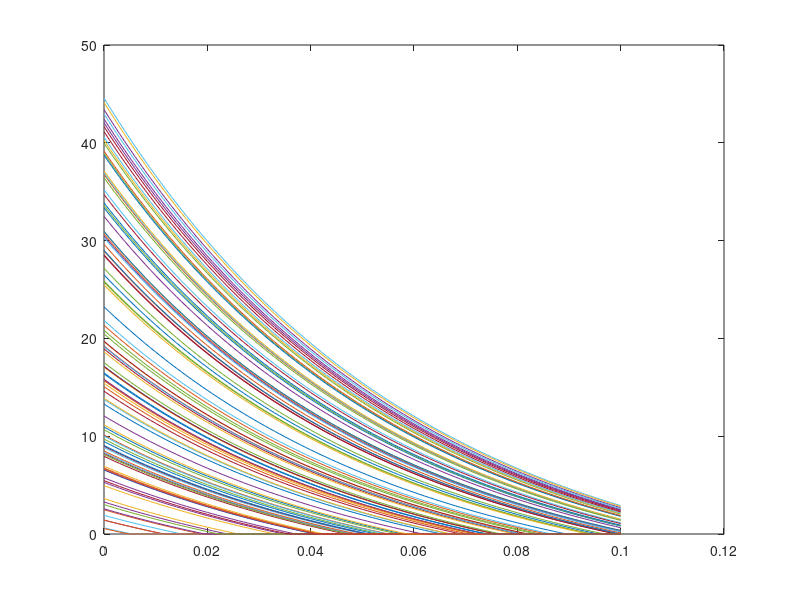
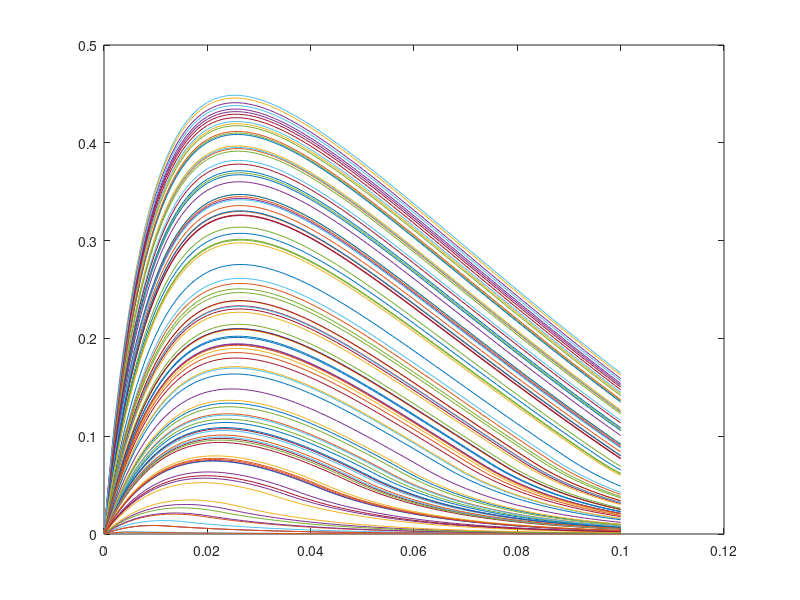
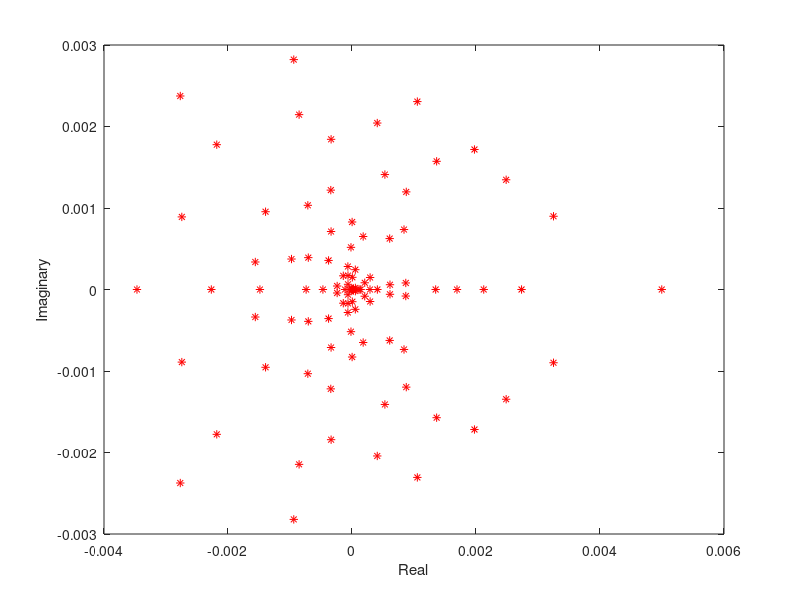
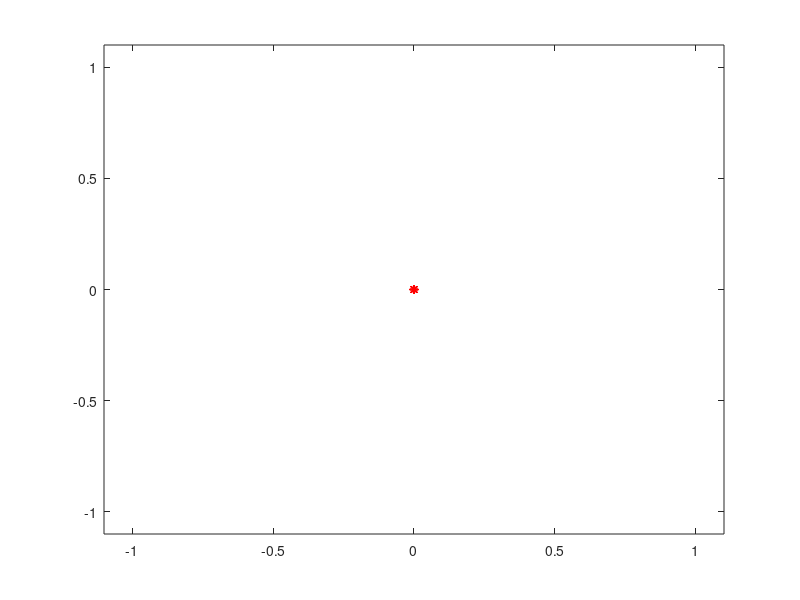

MATLAB code to generate these figures, in order:

function [re_o, Rates, UE, XE] = SteadyStateDynamic

% Parameters:
N = 100; % network size;
tau_d = 0.200; %Synaptic depression time constant
tau_f = 0.150; %Synaptic facilitation time constant
U = zeros(1,N) + 0.20; %Maximum faciliation parameter
U = diag(U);
   
%Initializations
Re = 45*rand(N,1); %Initial Rates
ue = zeros(N,1); %Initial synaptic depression variables 
xe = zeros(N,1) + 1; %Initial synaptic faciliation variables

%External Input in HZ as in previous static code
S_t = zeros(N,1);
S_t(5) = 2;
So = 10; 
Input = zeros(N,N) + So;
Input(:,1) = Input(:,1) + S_t;
Sigma = zeros(N,N) + randn(N,N)+200;
V = eye(N);

%Connectivity
meanw = 0; 
variancew = 4;
d = 0.10;
W  = sprandn (N,N,d)*(variancew^1/2) + meanw;
We = zeros(N,N) + W/N;

%Training
dt =   0.001; 
trainTime = size(Input,1);
L = trainTime;
Rates = zeros(N,L);  % complete state history
size(trainTime)
t(1) = 0;
Re(:,1) = Re;
ue(:,1) = ue;
xe(:,1) = xe;

for n = 1:trainTime
 
   tau_m = 0.060;
   alpha = 1/tau_m; 
    alpha_ue = 1/tau_f; 
     alpha_xe = 1/tau_d;


 % Synaptic variables multiply the weight matrix to form the effective
 % connectivity matrix
   Ds = (ue(:,n).*xe(:,n)); 
   Ds = diag(Ds);
   
 % Network activation
  
 h(:,n) = We*Ds*Re(:,n) + V*Input (:,n) + Sigma(:,n);
% h(:,n) = sigmf(h(:,n),[2 4]);
 
 %Rate Dynamics

    t(n+1) = t(n) + dt;
    Re(:,n+1) = Re(:,n) - dt*(alpha*(Re(:,n)+h(:,n)*sqrt(dt)));  
    Re(Re < 0) = 0; 
    
    
  %Synaptic Dynamics - Short term depression  
    ue(:,n+1) = ue(:,n) + dt*alpha_ue*((- ue(:,n)/tau_f) + U*(1 - ue(:,n)).*Re(:,n));
    ue(ue < 0) = 0;
    
   %Short term facilitation 
    xe(:,n+1) = xe(:,n) + dt*alpha_xe*(((1 - xe(:,n))/tau_d) - xe(:,n).*ue(:,n).*Re(:,n));
    xe(xe > 1) = 1;
    xe(xe < 0) = 0;
 
     % save network activition
     Rates = Re; 
     UE = ue;
     XE = xe;
   
end

   
re_o = Rates(:,L);

figure(1)
plot(t,Re)
figure(2)
plot(t,ue)
figure(5)
plot(t,xe)

 
    evalues = eig(We*Ds);    % Get the eigenvalues of dynamic connectivity matrix

   figure(3)
   plot(real(evalues),imag(evalues),'r*') %   Plot real and imaginary parts
   xlabel('Real')
   ylabel('Imaginary')
     
   figure(4)
   plot(evalues/sqrt(N)*variancew^1/2,'r*') 
   axis([-1.1 1.1 -1.1 1.1])
     
 
end
